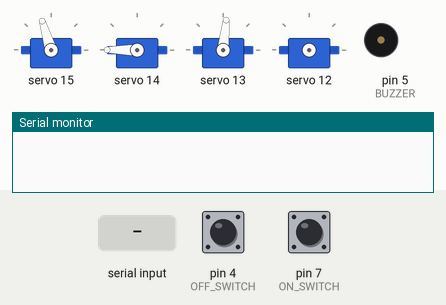
Simulated run of this sketch. Board: Arduino Uno, built with avr-gcc and run on an emulated ATmega328P. Parts: 4 × servo, buzzer (waves = sounding), the last lines printed to the serial monitor. The inputs (shaded band) are chosen by the test bench; at power-on: pin 7 (ON_SWITCH) HIGH, pin 4 (OFF_SWITCH) HIGH.

Above: at 1.2 s.
1.3 s: pin 7 (ON_SWITCH) pulled LOW for 0.15 s
At 1.79 s:
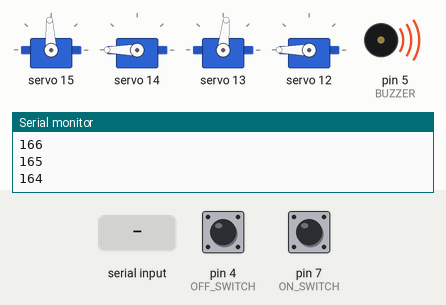
4.3 s: "1\n" received over Serial
At 4.3 s:
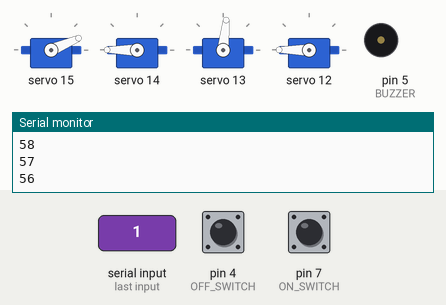
7.3 s: "2\n" received over Serial
10.3 s: "1\n" received over Serial
At 11.61 s:
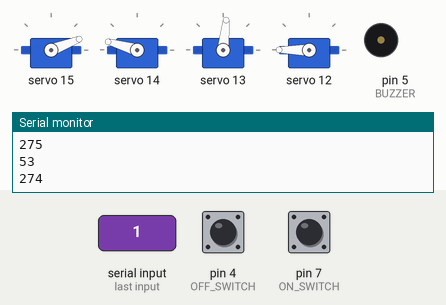
13.3 s: pin 7 (ON_SWITCH) pulled LOW for 3.2 s
At 14.84 s:
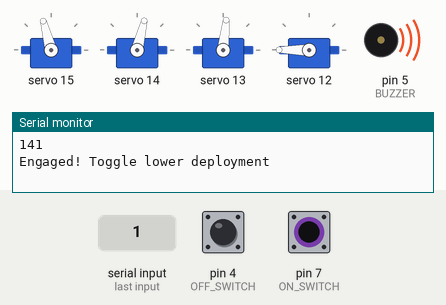
18.0 s: pin 4 (OFF_SWITCH) pulled LOW for 0.15 s
At 18.36 s:
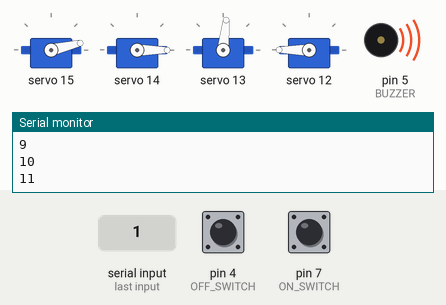
Timing chart, 0 to 23.6 s (numbered marks = the images above; inputs shaded):
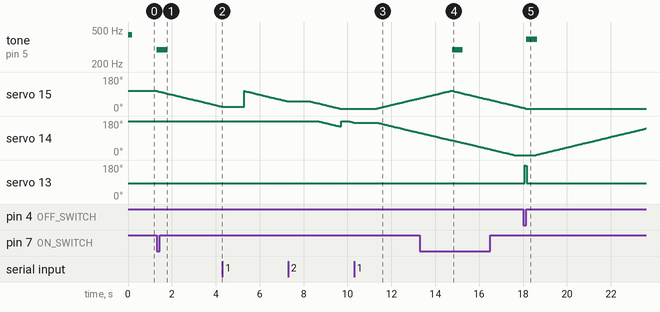

The sketch:

arduino.ino
```cpp
#include <Wire.h>
#include <Adafruit_PWMServoDriver.h>

Adafruit_PWMServoDriver pwm = Adafruit_PWMServoDriver();

#define SERVOMIN 102 // REV
#define SERVOMAX 592 // REV
#define PHARENDIRECT 100
#define PHAREDIRECT 600

#define LOWER_SERVO 15
#define UPPER_SERVO 14

#define LOWER_UNDEPLOYED 185
#define LOWER_DEPLOYED 40

#define UPPER_UNDEPLOYED 313
#define UPPER_DEPLOYED 2

#define LIGHT 12
#define LIGHT_ON 4095
#define LIGHT_OFF 0

#define TOP_SERVO 13
#define TOP_UNDEPLOYED 300
#define TOP_SAFE 150
#define TOP_DEPLOYED 0

#define ON_SWITCH 7
#define OFF_SWITCH 4
#define BUZZER 5

void setAngle(int slot, int angle) {
  pwm.setPWM(slot, 0, getPWM(angle));
}

int getPWM(int angle) {
  return map(angle, 0, 300, SERVOMIN, SERVOMAX);
}

//bool lock = false;

bool engaged = false;
bool onSwitchStatus = false;
bool offSwitchStatus = false;

int currentPharePwm = 600;

int currentLowerPWM = 0;
int currentUpperPWM = 0;

int currentLightPWM = 0;
int currentTopPWM = 0;

bool isLowerDeployed = false;
int lowerProcessing = -1;

bool isUpperDeployed = false;
int upperProcessing = -1;

bool isTopDeployed = false;
int topProcessing = -1;

int waitFor = 20;

void setup()
{
  engaged = false;
  Serial.begin(9600);
  pwm.begin();
  pwm.setPWMFreq(60);
  currentLowerPWM = getPWM(LOWER_UNDEPLOYED);
  currentUpperPWM = getPWM(UPPER_UNDEPLOYED);
  currentLightPWM = LIGHT_OFF;
  currentTopPWM = getPWM(TOP_SAFE);

  // startup sound
  tone(BUZZER, 440, 200); // la440
}

void loop()
{
  if (!engaged) {
    onSwitchStatus = !digitalRead(ON_SWITCH);
    offSwitchStatus = !digitalRead(OFF_SWITCH);
    if (offSwitchStatus && isLowerDeployed && isUpperDeployed) {
      // sol392
      tone(BUZZER, 392, 500);
      Serial.println("OFF SWITCH!!");

      currentTopPWM = getPWM(TOP_SAFE);
      currentLightPWM = LIGHT_OFF;
      topProcessing = -1;
      waitFor = 20;
      if (isUpperDeployed && isLowerDeployed) {
        upperProcessing = UPPER_DEPLOYED;
      }
      engaged = true;
    }
    if (onSwitchStatus && !isLowerDeployed) {
      // re293
      tone(BUZZER, 293, 500);
      currentLightPWM = LIGHT_ON;
      Serial.println("Engaged! Toggle lower deployment");
      topProcessing = -1;
      waitFor = 20;
      if (!isLowerDeployed) {
        lowerProcessing = LOWER_UNDEPLOYED;
      }
      engaged = true;
    }
  }
  while (Serial.available() > 0)
  {
    int inputInt = Serial.parseInt();
    // if (l == 0)
    // {
    // }
    // if (l == 2)
    // {
    //   setAngle(LOWER_SERVO, 90)
    // }
    // if (l == 2)
    // {
    //   setAngle(LOWER_SERVO, 90)
    // }
    // if (l == 3)
    // {
    //   setAngle(LOWER_SERVO, 180)
    // }
    //   setAngle(15, 300);
    //   delay(1000);
    //   setAngle(14, 0);
    // }
    // if (l == 1)
    // {
    //   pwm.setPWM(14, 0, map(90, 0, 300, SERVOMIN, SERVOMAX));
    //   delay(1000);
    //   pwm.setPWM(15, 0, map(192, 0, 300, SERVOMIN, SERVOMAX));
    // }
    // if (l == 2)
    // {
    //   isRotating = true;
    // }
    // if (l == 3)
    // {
    //   isRotating = false;
    // }
    if (inputInt > 0) {
      // currentLowerPWM = getPWM(inputInt);
      // Serial.println(inputInt);
      if (inputInt == 1) {
        lowerProcessing = isLowerDeployed ? LOWER_DEPLOYED : LOWER_UNDEPLOYED;

        Serial.println("Toggle Lower deployment!");
      }
      if (inputInt == 2) {
        upperProcessing = isUpperDeployed ? UPPER_DEPLOYED : UPPER_UNDEPLOYED;

        Serial.println("Toggle Upper deployment!");
      }
    }
  }
  // if (isRotating) {
  //   pwm.setPWM(13, 0, currentPharePwm);
  //   if (currentPharePwm == PHAREDIRECT) {
  //     currentPharePwm = PHARENDIRECT;
  //   } else {
  //     currentPharePwm = PHAREDIRECT;
  //   }
  // }
  if (lowerProcessing != -1) {
    if (!isLowerDeployed) {
      if (lowerProcessing == LOWER_DEPLOYED) {
        Serial.println("LOWER Deployed!");
        lowerProcessing = -1;
        isLowerDeployed = true;

        if (engaged) {
          Serial.println("Because engaged var is true, we automaticly carry the next deployment");
          upperProcessing = isUpperDeployed ? UPPER_DEPLOYED : UPPER_UNDEPLOYED;
        }
      } else {
        lowerProcessing--;
        Serial.println(lowerProcessing);
        currentLowerPWM = getPWM(lowerProcessing);
      }
    } else {
      if (lowerProcessing == LOWER_UNDEPLOYED) {
        Serial.println("UNDeployed!");
        lowerProcessing = -1;
        isLowerDeployed = false;

        if (engaged) {
          Serial.println("Because engaged var is true, we declare the end of the engagement");
          engaged = false;
        }
      } else {
        lowerProcessing++;
        Serial.println(lowerProcessing);
        currentLowerPWM = getPWM(lowerProcessing);
      }
    }
  }

  if (upperProcessing != -1) {
    if (!isUpperDeployed) {
      if (upperProcessing == UPPER_DEPLOYED) {
        Serial.println("FULL Deployed!");

        topProcessing = TOP_UNDEPLOYED;

        upperProcessing = -1;
        isUpperDeployed = true;

        if (engaged) {
          Serial.println("Because engaged var is true, we declare the end of the engagement");
          engaged = false;
        }
      } else {
        upperProcessing--;
        Serial.println(upperProcessing);
        currentUpperPWM = getPWM(upperProcessing);
      }
    } else {
      if (upperProcessing == UPPER_UNDEPLOYED) {
        Serial.println("Full UNDeployed!");
        upperProcessing = -1;
        isUpperDeployed = false;

        if (engaged) {
          Serial.println("Because engaged var is true, we automaticly carry the next undeployment");
          lowerProcessing = isLowerDeployed ? LOWER_DEPLOYED : LOWER_UNDEPLOYED;
        }
      } else {
        upperProcessing++;
        Serial.println(upperProcessing);
        currentUpperPWM = getPWM(upperProcessing);
      }
    }
  }


  if (topProcessing != -1) {
    if (!isTopDeployed) {
      if (topProcessing == TOP_DEPLOYED) {
        Serial.println("Top Deployed!");
        topProcessing = TOP_DEPLOYED;
        isTopDeployed = true;
      } else {
        topProcessing--;
        Serial.println(topProcessing);
        currentTopPWM = getPWM(topProcessing);
      }
    } else {
      if (topProcessing == TOP_UNDEPLOYED) {
        Serial.println("Top UNDeployed!");
        isTopDeployed = false;
        topProcessing = TOP_UNDEPLOYED;
      } else {
        topProcessing++;
        Serial.println(topProcessing);
        currentTopPWM = getPWM(topProcessing);
      }
    }
    waitFor = 5;
  }

  pwm.setPWM(LOWER_SERVO, 0, currentLowerPWM);
  pwm.setPWM(UPPER_SERVO, 0, currentUpperPWM);
  pwm.setPin(LIGHT, currentLightPWM, 0);
  pwm.setPWM(TOP_SERVO, 0, currentTopPWM);

  delay(waitFor);
}
```

Measured:
- after the input at 1.3 s, tone on pin 5 (BUZZER): silent → 293 Hz at once, → silent 0.50 s later; servo 15: moves from 107° to 23° over 3.0 s, starting at once
- after the input at 4.3 s, servo 14: stays 180° (without the input it goes to 179° after 0.73 s)
- after the input at 10.3 s, servo 15: moves from 13° to 68° over 1.9 s, starting after 1.0 s
- after the input at 13.3 s, tone on pin 5 (BUZZER): silent → 293 Hz after 1.5 s, → silent 0.50 s later; servo 13: stays 84° (without the input it goes to 180° after 4.7 s)
- after the input at 18.0 s, tone on pin 5 (BUZZER): silent → 392 Hz after 0.15 s, → silent 0.50 s later; servo 14: moves from 0° to 141° over 5.0 s, starting after 0.57 s
